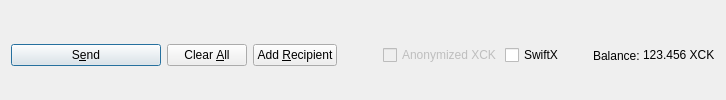
         <widget class="QFrame" name="frame_Send">
          <layout class="QHBoxLayout" name="horizontalLayout">
           <property name="bottomMargin">
            <number>0</number>
           </property>
           <item>
            <widget class="QPushButton" name="sendButton">
             <property name="minimumSize">
              <size>
               <width>150</width>
               <height>0</height>
              </size>
             </property>
             <property name="toolTip">
              <string>Confirm the send action</string>
             </property>
             <property name="text">
              <string>S&amp;end</string>
             </property>
             <property name="icon">
              <iconset resource="../smartblock.qrc">
               <normaloff>:/icons/send</normaloff>:/icons/send</iconset>
             </property>
             <property name="autoDefault">
              <bool>false</bool>
             </property>
             <property name="default">
              <bool>true</bool>
             </property>
            </widget>
           </item>
           <item>
            <widget class="QPushButton" name="clearButton">
             <property name="sizePolicy">
              <sizepolicy hsizetype="Minimum" vsizetype="Fixed">
               <horstretch>0</horstretch>
               <verstretch>0</verstretch>
              </sizepolicy>
             </property>
             <property name="toolTip">
              <string>Clear all fields of the form.</string>
             </property>
             <property name="text">
              <string>Clear &amp;All</string>
             </property>
             <property name="icon">
              <iconset resource="../smartblock.qrc">
               <normaloff>:/icons/remove</normaloff>:/icons/remove</iconset>
             </property>
             <property name="autoDefault">
              <bool>false</bool>
             </property>
            </widget>
           </item>
           <item>
            <widget class="QPushButton" name="addButton">
             <property name="toolTip">
              <string>Send to multiple recipients at once</string>
             </property>
             <property name="text">
              <string>Add &amp;Recipient</string>
             </property>
             <property name="icon">
              <iconset resource="../smartblock.qrc">
               <normaloff>:/icons/add</normaloff>:/icons/add</iconset>
             </property>
             <property name="autoDefault">
              <bool>false</bool>
             </property>
            </widget>
           </item>
           <item>
            <spacer name="horizontalSpacer">
             <property name="orientation">
              <enum>Qt::Horizontal</enum>
             </property>
             <property name="sizeHint" stdset="0">
              <size>
               <width>40</width>
               <height>20</height>
              </size>
             </property>
            </spacer>
           </item>
           <item>
            <layout class="QHBoxLayout" name="horizontalLayout_2">
             <property name="spacing">
              <number>3</number>
             </property>
             <item>
              <widget class="QCheckBox" name="checkzXCK">
               <property name="enabled">
                <bool>false</bool>
               </property>
               <property name="text">
                <string>Anonymized XCK</string>
               </property>
              </widget>
             </item>
             <item>
              <widget class="QCheckBox" name="checkSwiftTX">
               <property name="enabled">
                <bool>true</bool>
               </property>
               <property name="minimumSize">
                <size>
                 <width>85</width>
                 <height>0</height>
                </size>
               </property>
               <property name="text">
                <string>SwiftX</string>
               </property>
              </widget>
             </item>
             <item>
              <widget class="QLabel" name="label">
               <property name="text">
                <string>Balance:</string>
               </property>
              </widget>
             </item>
             <item>
              <widget class="QLabel" name="labelBalance">
               <property name="sizePolicy">
                <sizepolicy hsizetype="Preferred" vsizetype="Fixed">
                 <horstretch>0</horstretch>
                 <verstretch>0</verstretch>
                </sizepolicy>
               </property>
               <property name="cursor">
                <cursorShape>IBeamCursor</cursorShape>
               </property>
               <property name="text">
                <string notr="true">123.456 XCK</string>
               </property>
               <property name="textInteractionFlags">
                <set>Qt::LinksAccessibleByMouse|Qt::TextSelectableByKeyboard|Qt::TextSelectableByMouse</set>
               </property>
              </widget>
             </item>
            </layout>
           </item>
          </layout>
         </widget>
